Frame 1 (no input): blank canvas, image omitted
Frame 60 (no input): blank canvas, image omitted
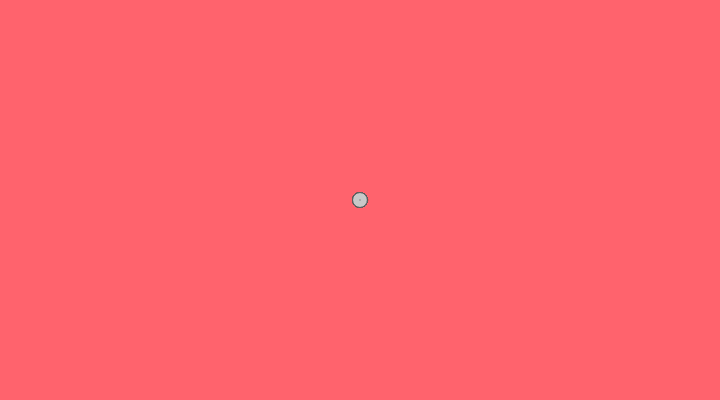
Frame 120 (the mouse pressed at the canvas centre since frame 60)

The p5.js sketch whose frames 1 and 60 were blank and that drew this single picture after the mouse press (run headless with seeded random() and noise() and a simulated clock; from frame 60 on, the mouse is pressed at the canvas centre):

// p5.js sketch
// ── sketch.js
// todos los caminos
let paths = [];
// si estamos pintando o no
let painting = false;
// cuánto tiempo pasa antes de hacer el siguiente círculo
let next = 0;
// dónde estamos ahora y donde estuvimos antes
let current;
let previous;

function setup() {
  createCanvas(720, 400);
  current = createVector(0,0);
  previous = createVector(0,0);
};

function draw() {
  background(300,100,110,200); 

  // si es tiempo de hacer un nuevo punto
  if (millis() > next && painting) {

    // obtener posición del ratón
    current.x = mouseX;
    current.y = mouseY;

    // la fuerza de la nueva partícula depende del movimiento del ratón
    let force = p5.Vector.sub(current, previous);
    force.mult(0.055);

    // añadir nueva partícula
    paths[paths.length - 1].add(current, force);

    // programar el siguiente círculo
    next = millis() + random(100);

    // Guardar las posiciones del ratón
    previous.x = current.x;
    previous.y = current.y;
  }

  // dibujar todos los caminos
  for( let i = 0; i < paths.length; i++) {
    paths[i].update();
    paths[i].display();
  }
}

// empezar
function mousePressed() {
  next = 0;
  painting = true;
  previous.x = mouseX;
  previous.y = mouseY;
  paths.push(new Path());
}

// parar
function mouseReleased() {
  painting = false;
}
// un camino Path es una lista de partículas
class Path {
  constructor() {
    this.particles = [];
    this.hue = random(100);
  }

  add(position, force) {
    // agregar una nueva partícula con una posición, fuerza y tinte
    this.particles.push(new Particle(position, force, this.hue));
  }
  
  // mostrar camino
  update() {
    for (let i = 0; i < this.particles.length; i++) {
      this.particles[i].update();
    }
  }
  
  // mostrar camino
  display() {
  
    // iterar sobre el camino de atrás hacia adelante
    for (let i = this.particles.length - 1; i >= 0; i--) {
      // si debemos removerlo
      if (this.particles[i].lifespan <= 0) {
        this.particles.splice(i, 1);
      // si no, mostrarlo en pantalla
      } else {
        this.particles[i].display(this.particles[i+1]);
             }
    }  
  }
}

// partículas en el camino
class Particle {
  constructor(position, force, hue) {
    this.position = createVector(position.x, position.y);
    this.velocity = createVector(force.x, force.y);
    this.drag = 0.95;
    this.lifespan = 400;
  }

  update() {
    // muévela
    this.position.add(this.velocity);
    // disminuye su velocidad
    this.velocity.mult(this.drag);
    // hazla más transparente
    this.lifespan--;
  }
  
  // dibujar una partícula y conectarla con una línea
  // dibuja una línea a otra
  display(other) {
    stroke(90, this.lifespan);
    fill(200, this.lifespan/2);
    ellipse(this.position.x,this.position.y, 15, 15);
    // si necesitamos dibujar otra línea
    if (other) {
      line(this.position.x, this.position.y, other.position.x, other.position.y);
    }
  }  
}
